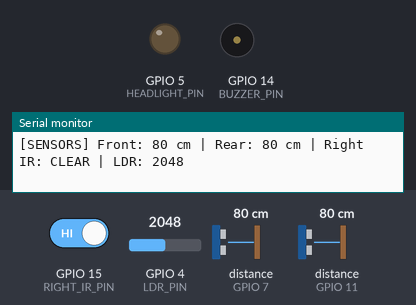
A sketch run on a simulated ESP32-S3. On the bench: output pins drawn as LEDs (lit = HIGH), buzzer (waves = sounding, pin HIGH), the last lines printed to the serial monitor. Wiring (inferred from the names in the program): 2 × ultrasonic range finder: trigger GPIO 6, echo GPIO 7 / trigger GPIO 10, echo GPIO 11. Inputs (shaded band) come from the test bench; at power-on: GPIO 4 (LDR_PIN) = 2048, GPIO 15 (RIGHT_IR_PIN) HIGH, distance to the obstacle (sensors on GPIO 7, GPIO 11) 80 cm. The echo pulse lasts 58.3 µs per cm; pins used as bus, display or sensor lines are not drawn.

Above: at 1.2 s.
1.3 s: GPIO 4 (LDR_PIN) set to 108
2.8 s: GPIO 4 (LDR_PIN) set to 94
At 3.8 s:
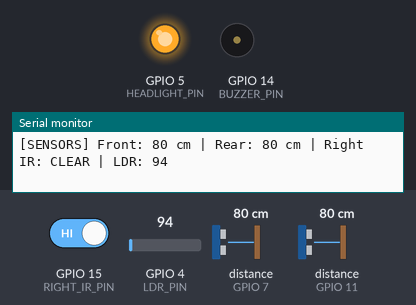
6.5 s: GPIO 4 (LDR_PIN) set to 232
8.0 s: GPIO 4 (LDR_PIN) set to 276
At 8.9 s:
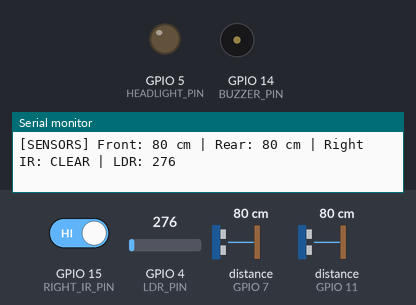
9.7 s: GPIO 4 (LDR_PIN) set to 60
At 10.9 s:
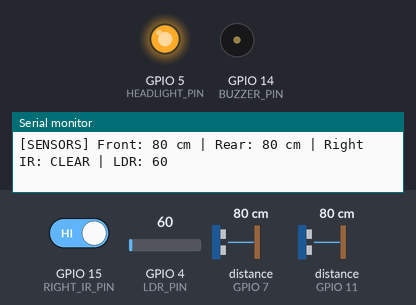
Timing chart, 0 to 12.4 s (numbered marks = the images above; inputs shaded):
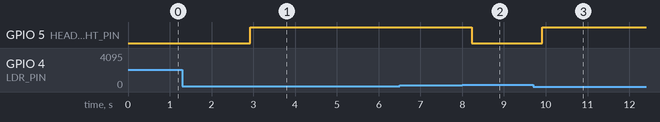

The sketch:

sensor_tests.ino
```cpp
/*
   ============================================================
              ECOROVER SENSOR ACQUISITION TEST SKETCH
   ============================================================
   Reads Front/Rear HC-SR04, Right IR, and LDR sensors and logs
   calibrated values to the Serial Monitor at 10 Hz.
*/

#define LDR_PIN       4
#define HEADLIGHT_PIN 5
#define FRONT_TRIG    6
#define FRONT_ECHO    7
#define REAR_TRIG     10
#define REAR_ECHO     11
#define BUZZER_PIN    14
#define RIGHT_IR_PIN  15

long readUltrasonic(uint8_t trig, uint8_t echo) {
  digitalWrite(trig, LOW);
  delayMicroseconds(2);
  digitalWrite(trig, HIGH);
  delayMicroseconds(10);
  digitalWrite(trig, LOW);
  long duration = pulseIn(echo, HIGH, 25000); // 25ms timeout (~4m)
  if (duration == 0) return -1;
  return duration / 58; // Convert to cm
}

void setup() {
  Serial.begin(115200);
  pinMode(FRONT_TRIG, OUTPUT); pinMode(FRONT_ECHO, INPUT);
  pinMode(REAR_TRIG, OUTPUT);  pinMode(REAR_ECHO, INPUT);
  pinMode(RIGHT_IR_PIN, INPUT_PULLUP);
  pinMode(HEADLIGHT_PIN, OUTPUT);
  pinMode(BUZZER_PIN, OUTPUT);
  Serial.println("[TEST] EcoRover Sensor Diagnostic Started.");
}

void loop() {
  long frontDist = readUltrasonic(FRONT_TRIG, FRONT_ECHO);
  delay(30); // Prevent ultrasonic pulse cross-talk
  long rearDist  = readUltrasonic(REAR_TRIG, REAR_ECHO);
  int rightIR    = digitalRead(RIGHT_IR_PIN); // LOW = Obstacle
  int ldrVal     = analogRead(LDR_PIN);

  Serial.printf("[SENSORS] Front: %ld cm | Rear: %ld cm | Right IR: %s | LDR: %d\n",
                frontDist, rearDist, (rightIR == LOW ? "BLOCKED" : "CLEAR"), ldrVal);

  // Auto-headlight check
  if (ldrVal <= 100) {
    digitalWrite(HEADLIGHT_PIN, HIGH);
  } else if (ldrVal >= 250) {
    digitalWrite(HEADLIGHT_PIN, LOW);
  }

  delay(200);
}
```

Measured:
- the behaviour switches between 101 and 100 on GPIO 4 (LDR_PIN) (found by bisection; images 0 and 1)
- the behaviour switches between 249 and 250 on GPIO 4 (LDR_PIN) (found by bisection; images 1 and 2)
- after the input at 2.8 s, GPIO 5 (HEADLIGHT_PIN): LOW → HIGH after 0.13 s
- after the input at 8.0 s, GPIO 5 (HEADLIGHT_PIN): HIGH → LOW after 0.23 s
- after the input at 9.7 s, GPIO 5 (HEADLIGHT_PIN): LOW → HIGH after 0.21 s
